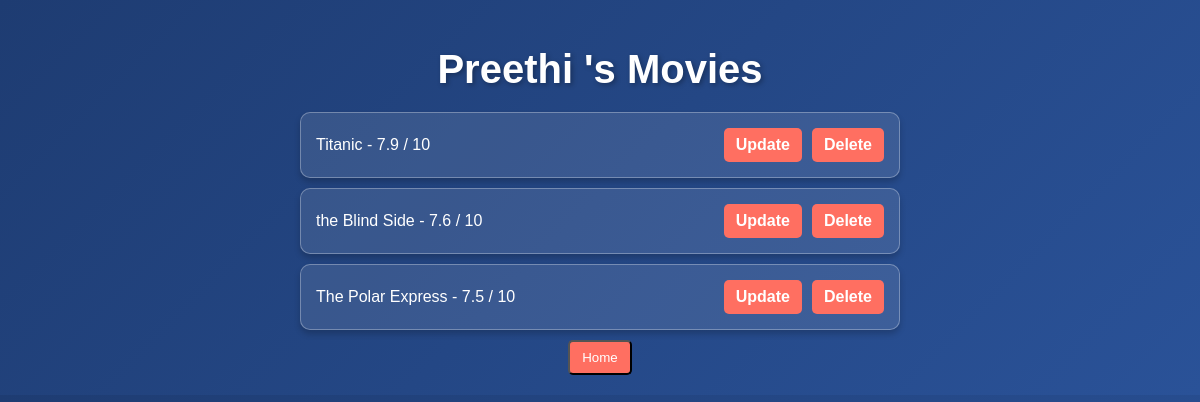
The page /users/2 on the database its author committed.
### DataManager/data_models.py (models this page shows, shortened)
class User(db.Model):  # Inherit from db.Model
    __tablename__ = 'users'
    id = db.Column(db.Integer, primary_key=True, autoincrement=True)
    name = db.Column(db.String(50))
    def __str__(self):
        return f"{self.name}"

class Movie(db.Model):
    __tablename__ = 'movies'
    id = db.Column(db.Integer, primary_key=True, autoincrement=True)
    movie_name = db.Column(db.String(100))
    movie_director = db.Column(db.String(50))
    year = db.Column(db.Integer)
    rating = db.Column(db.Float)
    user_id = db.Column(db.Integer, db.ForeignKey('users.id'))

### app.py (the view)
@app.route('/users/<int:user_id>')
def user_movies(user_id):
    user = data_manger.get_user_by_id(user_id)  # Get user by ID
    if user:
        movies = data_manger.get_user_movies(user_id)  # Get movies for the specific user
        return render_template("user_movies.html", user=user, movies=movies)
    return "User not found", 404

### DataManager/sqlite_datamanager.py (called while the page is built)
    def get_user_by_id(self, user_id):
        with self.app.app_context():
            user = User.query.filter_by(id=user_id).first()
            print(user)
            return user

    def get_user_movies(self, user_id):
        with self.app.app_context():
            return Movie.query.filter_by(user_id=user_id).all()

### templates/user_movies.html (shortened to what this page needs)
<!DOCTYPE html>
<html lang="en">
<head>
</head>
<body>
    <h1>{{ user.name }}'s Movies</h1>
    <ul>
        {% for movie in movies %}
        <li>
            <span>{{ movie.movie_name }} - {{ movie.rating }} / 10</span>
            <div class="actions">
                <a href="{{ url_for('update_movie', user_id=user.id, movie_id=movie.id) }}">Update</a>
                <a href="{{ url_for('delete_movie', user_id=user.id, movie_id=movie.id) }}">Delete</a>
            </div>
        </li>
        {% endfor %}
    </ul>
 <a href="/"><button type="button">Home</button></a>
</body>
</html>

### templates/user_movies.html (style rules this page uses)
body { font-family: Arial, sans-serif; background: linear-gradient(135deg, #1e3c72, #2a5298); color: #fff; margin: 0; padding: 20px; display: flex; flex-direction: column; align-items: center; }
h1 { font-size: 2.5rem; margin-bottom: 20px; text-shadow: 2px 2px 5px rgba(0, 0, 0, 0.3); }
ul { list-style-type: none; padding: 0; width: 80%; max-width: 600px; margin: 0 auto; }
li { background: rgba(255, 255, 255, 0.1); border: 1px solid rgba(255, 255, 255, 0.3); border-radius: 10px; padding: 15px; margin-bottom: 10px; display: flex; justify-content: space-between; align-items: center; box-shadow: 0 4px 6px rgba(0, 0, 0, 0.2); transition: transform 0.2s, box-shadow 0.2s; }
a { text-decoration: none; color: #1e90ff; font-weight: bold; transition: color 0.3s ease; }
.actions { display: flex; gap: 10px; }
.actions a { padding: 8px 12px; border-radius: 5px; background-color: #ff6f61; color: #fff; transition: background-color 0.3s ease; }
button { padding: 8px 12px; border-radius: 5px; background-color: #ff6f61; color: #fff; transition: background-color 0.3s ease; float:right; }

### rows shown on the page
User: name "Preethi"
Movie: movie_name "Titanic", rating "7.9"
Movie: movie_name "the Blind Side", rating "7.6"
Movie: movie_name "The Polar Express", rating "7.5"
